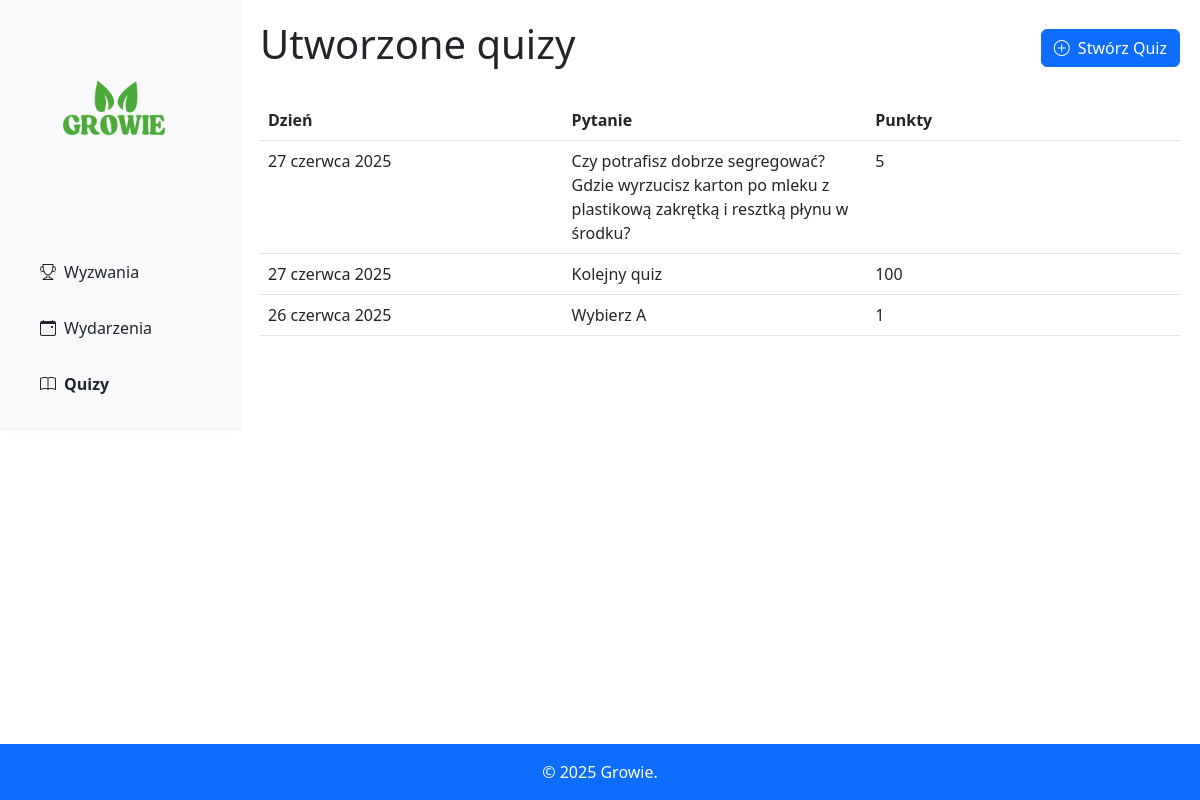
The app's page /gamification/quizzes with its own data.
### gamification/models.py (models this page shows, shortened)
class Quiz(models.Model):
    question = models.CharField(max_length=200)
    answer_a = models.CharField(max_length=200)
    answer_b = models.CharField(max_length=200)
    answer_c = models.CharField(max_length=200)
    correct_answer = models.CharField(max_length=1)
    date = models.DateField()
    points = models.IntegerField()

### gamification/views.py (the view)
# urls.py: path('quizzes', views.QuizListView.as_view(), name='quizzes'),
class QuizListView(ListView):
    model = Quiz
    ordering = ['-date']

### templates/gamification/quiz_list.html (shortened to what this page needs)
{% extends 'layout.html' %}
{% block content %}
    <div class="d-flex justify-content-between align-items-center mb-4">
        <h1>Utworzone quizy</h1>
        <a href="{% url 'quizzes_form' %}" class="btn btn-primary">
            <i class="bi bi-plus-circle me-2"></i>Stwórz Quiz
        </a>
    </div>
    <table class="table table-hover">
    <thead>
        <tr>
            <th style="width: 33%">Dzień</th>
            <th style="width: 33%">Pytanie</th>
            <th style="width: 34%">Punkty</th>
        </tr>
        </thead>
        <tbody>
        {% for event in object_list %}
            <tr>
                <td colspan="4" class="p-0">
                    <a href="{% url 'quizzes_details' event.id %}" class="text-decoration-none text-dark d-block">
                        <div class="d-flex">
                            <div class="p-2 flex-grow-1" style="width: 33%">{{ event.date }}</div>
                            <div class="p-2 flex-grow-1" style="width: 33%">{{ event.question }}</div>
                            <div class="p-2 flex-grow-1" style="width: 34%">{{ event.points }}</div>
                        </div>
                    </a>
                </td>
            </tr>
        {% empty %}
            <tr>
                <td colspan="3" class="text-center">Nie ma utworzonych quizów.</td>
            </tr>
        {% endfor %}
        </tbody>
    </table>
{% endblock %}

### records on screen
Quiz: date "27 czerwca 2025", question "Czy potrafisz dobrze segregować? Gdzie wyrzucisz karton po mleku z plastikową zakrętką i resztką płynu w środku?", points "5"
Quiz: date "27 czerwca 2025", question "Kolejny quiz", points "100"
Quiz: date "26 czerwca 2025", question "Wybierz A", points "1"
